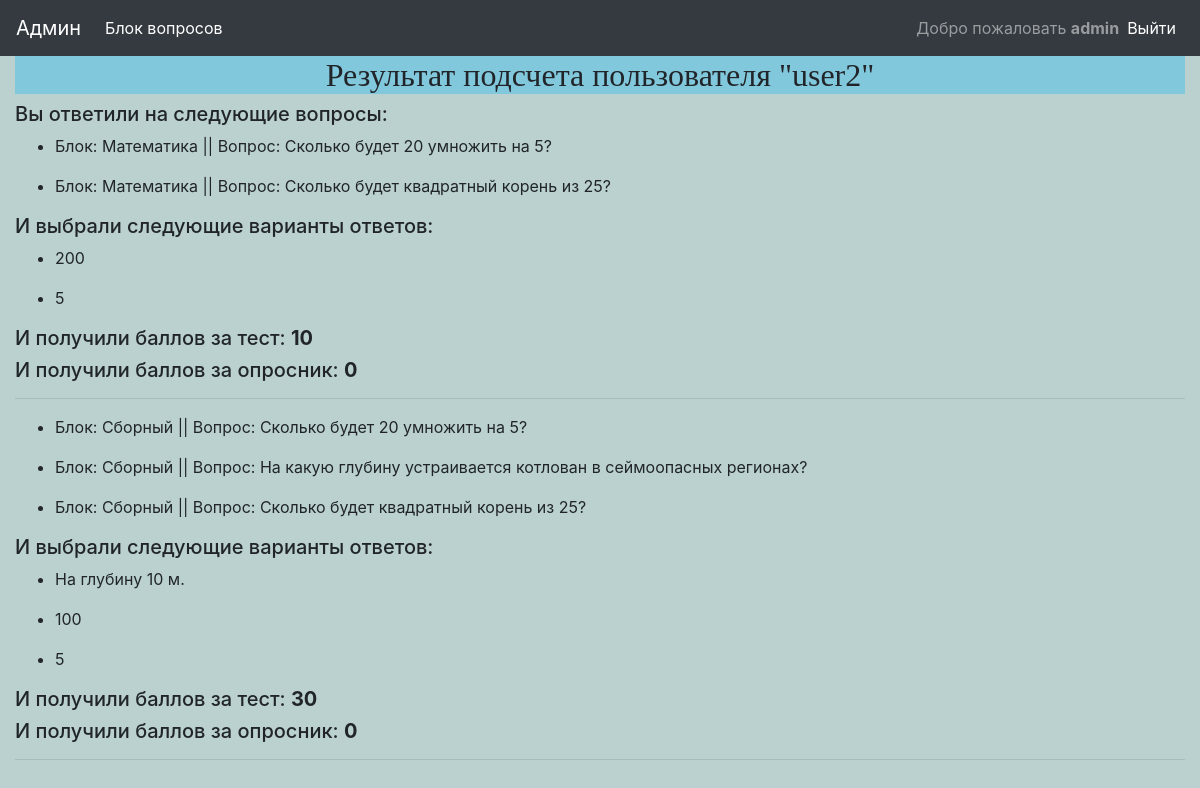
The page /results/user2 (signed in) on the database its author committed.
### questions/models.py (models this page shows, shortened)
class QuestionInBlock(models.Model):
	question = models.ForeignKey(Question, on_delete=models.CASCADE, related_name='question', null=True, verbose_name='Вопрос')
	block = models.ForeignKey(Block, on_delete=models.CASCADE, related_name='block', verbose_name='Блок')
	class Meta:
		verbose_name = 'Вопрос в блоке'
		verbose_name_plural = 'Вопросы в блоке'

class Block(models.Model):
	POLL = 'PL'
	TEST = 'TS'
	TYPE_BLOCK_CHOICES = [
		(POLL, 'Опросник'),
		(TEST, 'Тест'),
	]
	type_block = models.CharField("Тип тестов", max_length=2, choices=TYPE_BLOCK_CHOICES, default=TEST)
	title = models.CharField("Название", max_length=128, null=True, blank=True)
	description = tinymce_models.HTMLField("Описание", blank=True)
	question_count = models.SmallIntegerField("Question count", help_text = 'Поле не заполнять', default=0)
	is_passed = models.BooleanField("Сделать тест недоступным", default=False, help_text='Поставте галочку, для деактивации теста')
	date_begin = models.DateTimeField('Дата начала теста', default=timezone.now)
	class Meta:
		verbose_name = 'Блок тестов'
		verbose_name_plural = 'Блоки тестов'

class Question(models.Model):
	RADIO = 'RO'
	CHECKBOX = 'CX'
	TYPE_VARIANT_CHOICES = [
		(RADIO, 'Радиокнопка'),
		(CHECKBOX, 'Чекбокс'),
	]
	title = models.CharField("Вопрос", max_length=264, null=True, blank=True)
	image = models.ImageField("Картинка", blank=True, upload_to='media')
	type_variant = models.CharField("Выбор варианта", max_length=2, choices=TYPE_VARIANT_CHOICES, default=RADIO)
	class Meta:
		verbose_name = 'Вопрос'
		verbose_name_plural = 'Вопросы'

class UserProfile(models.Model):
	user = models.ForeignKey(User, on_delete=models.CASCADE, verbose_name='Пользователь', blank=True, null=True)
	question_in_block = models.ManyToManyField(QuestionInBlock, related_name='question_in_block', verbose_name='Вопросы в блоке', default='', blank=True)
	answer = models.ManyToManyField(Answer, related_name='user_answer', verbose_name='Ответы', default='', blank=True)
	poll_total = models.SmallIntegerField("Сумма ответов опросника", editable=True, default=0)
	test_total = models.SmallIntegerField("Сумма ответов в тесте", editable=True, default=0)
	is_full = models.BooleanField("Проверка заполненности", default=False)
	class Meta:
		verbose_name = 'Статистика пользователя'
		verbose_name_plural = 'Статистика пользователей'

class Answer(models.Model):
	title = models.CharField("Ответ", max_length=128, null=True, blank=True)
	question = models.ForeignKey(Question, on_delete=models.CASCADE, related_name='answer_in_question', verbose_name='Вопрос', null=True)
	correct = models.BooleanField(default=True,  help_text = 'Ставим галочку, если необходимо учесть вес ответа')
	weight = models.SmallIntegerField("Вес ответа в опроснике", editable=True, default=0)
	class Meta:
		verbose_name = 'Ответ'
		verbose_name_plural = 'Ответы'

### questions/views.py (the view)
# urls.py: path('results/<name>', login_required(ResultView.as_view()), name='results'),
class ResultView(ListView):# view results of passed tests for current user
	context_object_name = 'answer_list'
	template_name = 'results.html'
	def get_queryset(self):
		self.user = get_object_or_404(User, username=self.kwargs['name'])
		return UserProfile.objects.filter(user=self.user)
	def get_context_data(self, **kwargs):
		context = super().get_context_data(**kwargs)
		context['actual_user'] = self.user
		return context

### questions/templates/results.html (shortened to what this page needs)
{% extends 'base.html' %}
{% block header %}Результат подсчета пользователя "{{ actual_user }}"{% endblock header %}
{% block content %}
<h5>Вы ответили на следующие вопросы:</h5>
{% for questions in answer_list %}
    {% for q in questions.question_in_block.all %}
        <ul>
            <li>Блок: {{ q.block.title }} || Вопрос: {{ q.question.title }}</li>
        </ul>
        {% endfor %}
    <h5>И выбрали следующие варианты ответов:</h5>
    {% for a in questions.answer.all %}
        <ul>
            <li>{{ a.title }}</li>
        </ul>
    {% endfor %}
        <h5>И получили баллов за тест: <strong>{{ questions.test_total }}</strong></h5>
        <h5>И получили баллов за опросник: <strong>{{ questions.poll_total }}</strong></h5>
        <hr>
{% endfor %}
{% endblock %}

### questions/templates/base.html (shortened to what this page needs)
<!DOCTYPE html>
{% load static %}
<html lang="en">
<head>
    {% block bootstrap_header %}
    <link rel="stylesheet" href='{% static "css/bootstrap.min.css" %}' />
    {% endblock bootstrap_header %}
</head>
<body style="background-color: rgb(186, 209, 208);">
    <nav class="navbar navbar-expand-lg navbar-dark bg-dark">
        <a class="navbar-brand" href="{% url 'admin:index' %}">Админ</a>
        <div class="collapse navbar-collapse" id="navbarSupportedContent">
          <ul class="navbar-nav mr-auto">
            {% if user.is_authenticated %}
            <li class="nav-item active">
              <a class="nav-link" href="{% url 'blocks' %}">Блок вопросов</a>
            </li>
            {% endif %}
          </ul>
          {% if user.is_authenticated %}
          <span class="navbar-text">Добро пожаловать <strong>{{ user.username }}</strong></span>
          {% endif %}
          <ul class="nav justify-content-end navbar-nav">
            <li class="nav-item active">
              <a class="nav-link" href="{% url 'logout' %}">Выйти</a>
            </li>
          </ul>
        </div>
      </nav>
      <div class="container-fluid">
        <div class="row">
          <div class="col-12">
            <h2 class="text-center" style="background-color: #82c8dd; font-family: 'Lobster', cursive;">{% block header %}{% endblock header %}</h2>
          </div>
        </div>
    {% block content %}
    {% endblock content %}
      </div>
</body>
</html>

### rows shown on the page
UserProfile: test_total "10", poll_total "0"
QuestionInBlock: block "Математика", question "Сколько будет 20 умножить на 5?"
QuestionInBlock: block "Математика", question "Сколько будет квадратный корень из 25?"
Answer: title "200"
Answer: title "5"
UserProfile: test_total "30", poll_total "0"
QuestionInBlock: block "Сборный", question "Сколько будет 20 умножить на 5?"
QuestionInBlock: block "Сборный", question "На какую глубину устраивается котлован в сеймоопасных регионах?"
QuestionInBlock: block "Сборный", question "Сколько будет квадратный корень из 25?"
Answer: title "На глубину 10 м."
Answer: title "100"

### other values the page prints
{{ user.username }} "admin"
{{ actual_user }} "user2"
